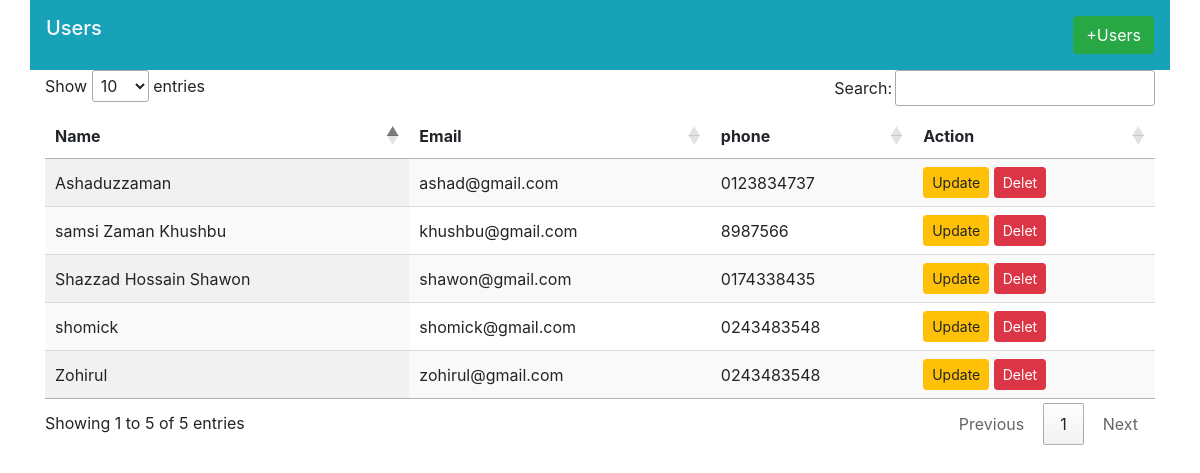
The page / on the database its author committed.
### tables this page shows
CREATE TABLE `tbl_user` (
  `id` int(20) NOT NULL,
  `Name` varchar(50) NOT NULL,
  `email` varchar(50) NOT NULL,
  `phone` varchar(12) NOT NULL
);

### classess/showUser.php (called while the page is built)
<?php
  include "db.php";
   class userShow{
   	  private $conn;
      public function __construct(){
      	$this->conn = new Database;
      }
      public function showUser(){
      	$sql= "SELECT * FROM tbl_user";
      	$result= $this->conn->pdo->query($sql);
      	return $result;
      }
   }
?>

### classess/db.php (called while the page is built, shortened)
<?php
   class Database
   {
   	function __construct()
   	{
   		try{
   			$this->pdo= new PDO("mysql:dbname=pdocrud;host=localhost","root","",);
   		}
   		catch(PDOException $e){
   			echo "error connection".$e;
   		}
   	}
   }
?>

### index.php (the view)
<?php include'includes/header.php'?>
    <div class="container">
    	<div class="row bg-info">
    		<div class="col-md-6 p-3">
    			<h5 class="text-light">Users</h5>
    		</div>
    		<div class="col-md-6 p-3">
    			<a href="adduser.php" class="btn btn-success float-right">+Users</a>
    		</div>
    	</div>
    	<div class="row">
    		<div class="col-md-12">
    			<table id="myTable" class="display">
    			<thead>
    				<tr>
    					<th>Name</th>
    					<th>Email</th>
    					<th>phone</th>
    					<th>Action</th>
    				</tr>
    			</thead>
    			  <tbody>
    			  	<tr>
				 <?php
			        include 'classess/showUser.php';
			         $result= new userShow;
			         $data= $result->showUser();
			         foreach($data as $users){?>
			         	<td><?php echo $users['Name'];?></td>
			         	<td><?php echo $users['email'];?></td>
			         	<td><?php echo $users['phone'];?></td>
			         	<td>
			         		<a href="userUpdate.php?id=<?php echo$users['id']?>" class="btn btn-sm btn-warning">Update</a>
			         		<button class="btn btn-sm btn-danger">Delet</button>
			         	</td>
                    </tr>
			         <?php }?>
    			</tbody>
    		</table>
    		</div>
    	</div>
    </div>
  <?php include 'includes/footer.php';?>

### includes/header.php (shortened to what this page needs)
<!DOCTYPE html>
<html lang="en">
<head>
	<link rel="stylesheet" href="https://cdn.jsdelivr.net/npm/bootstrap@4.0.0/dist/css/bootstrap.min.css">
	<link rel="stylesheet" href="//cdn.datatables.net/1.11.5/css/jquery.dataTables.min.css">
</head>
<body>

### includes/footer.php (shortened to what this page needs)
</body>
</html>

### rows shown on the page
tbl_user: Name "samsi Zaman Khushbu", email "khushbu@gmail.com", phone "8987566"
tbl_user: Name "Shazzad Hossain Shawon", email "shawon@gmail.com", phone "0174338435"
tbl_user: Name "Zohirul", email "zohirul@gmail.com", phone "0243483548"
tbl_user: Name "Ashaduzzaman", email "ashad@gmail.com", phone "0123834737"
tbl_user: Name "shomick", email "shomick@gmail.com", phone "0243483548"
